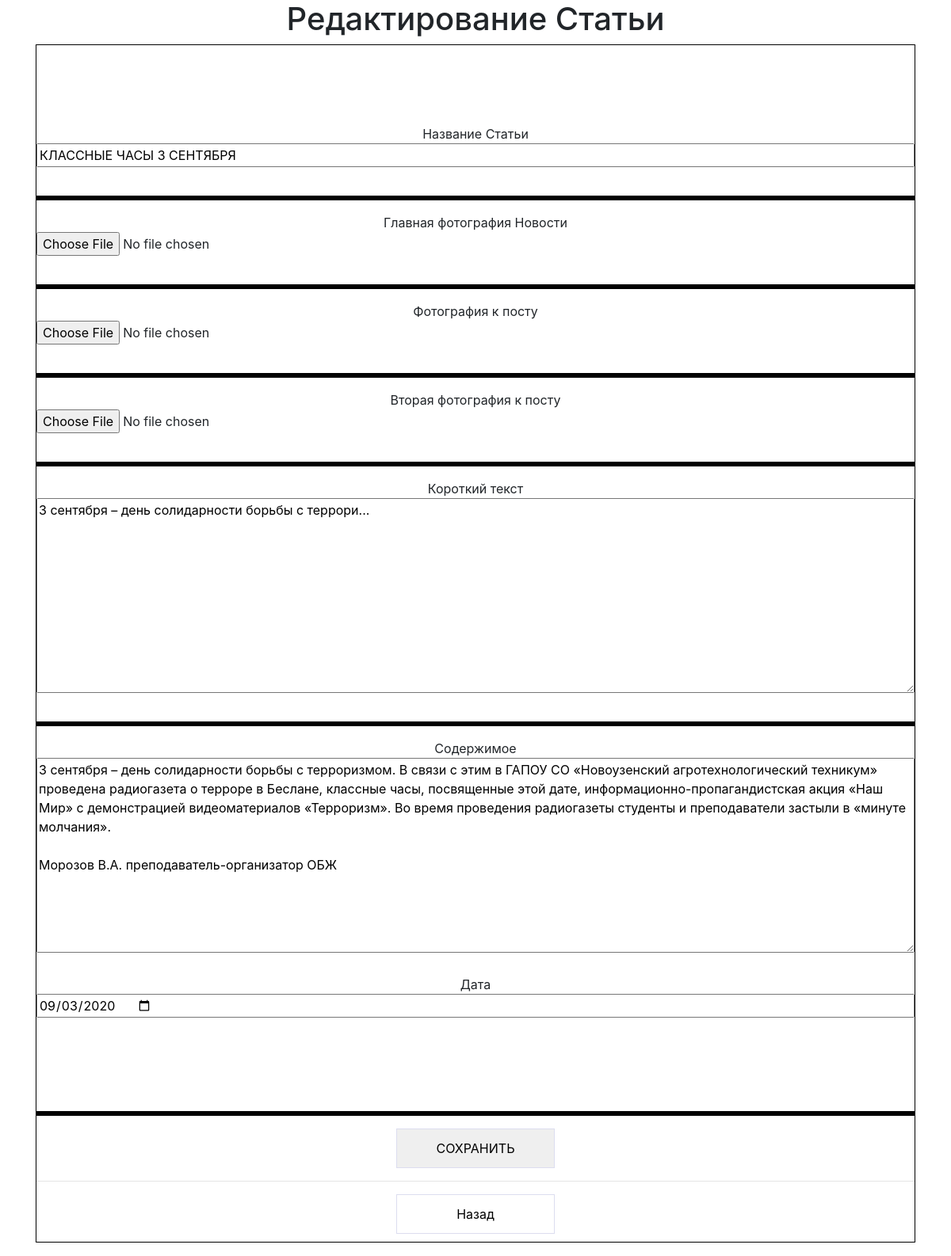
/admin/redact.php?id=28, run on the app's committed database.
### tables this page shows
CREATE TABLE `blog` (
  `id` int(11) NOT NULL,
  `title` varchar(50) NOT NULL,
  `imge` text NOT NULL,
  `imge2` text NOT NULL,
  `imge3` text NOT NULL,
  `introtext` varchar(244) NOT NULL,
  `fulltext` text NOT NULL,
  `datetime` date NOT NULL
);

### admin/redact.php (the view, shortened to what this page needs)
<!DOCTYPE html>
<html lang="en">
<head>
    <link rel="stylesheet" href="../assets/css/bootstrap.min.css">
    <link rel="stylesheet" href="../assets/css/style.css">
</head>
<body>
<?php
require '../database/connection.php';
$page = $_GET['id'];
?>
<div class="container">
    <div class="row">
        <div class="col-md-12 text-center">
            <h1>Редактирование Статьи</h1>
        </div>
    </div>
        <div class="form-add">
        <form method="post" action="edit.php" id="add-form" enctype="multipart/form-data">
 <?php
    $edit = $connection->query("SELECT  `title`,`introtext`, `fulltext`, `datetime` FROM `blog` WHERE id='$page'");
      $edit = $edit->FetchAll(PDO::FETCH_ASSOC);
          foreach ($edit as $row) :
             ?>
            <label for="">
                Название Cтатьи
                <input type="text" name="title" value="<?php echo  htmlspecialchars($row['title'])?>" class="form-item" autofocus required>
            </label>
            <hr class="line-add">
            <label for="">
                Главная фотография Новости
                <input type="file" name="imge1" class="form-item" autofocus value="<?php echo $row['imge']?>">
            </label>
            <hr class="line-add">
            <label for="">
                Фотография к посту
                <input type="file" name="imge2" class="form-item" autofocus value="<?php echo $row['imge2']?>">
            </label>
            <hr class="line-add">
            <label for="">
                Вторая фотография к посту
                <input type="file" name="imge3" class="form-item" autofocus value="<?php echo $row['imge3']?>">
            </label>
            <hr class="line-add">
            <label for="">
                Короткий текст
                <textarea cols="10" rows="10"  type="text" name="introtext" class="form-item"  autofocus required><?php echo ($row['introtext'])?></textarea>
            </label>
            <hr class="line-add">
            <label for="">
                Содержимое
                <textarea cols="10" rows="10" type="text" name="fulltext" class="form-item"  autofocus required><?php echo ($row['fulltext']) ?></textarea>
            </label>
            <label for="">
                Дата
                <input type="date" name="date" class="form-item" value="<?php echo $row['datetime'] ?>" autofocus required >
            </label>
            <hr class="line-add">
            <input type="submit" value="СОХРАНИТЬ" name="submit" class="btn-sub">
        <?php endforeach; ?>
            <hr>
            <a href="index.php" class="btn-back">Назад</a>
        </form>
        </div>
    </div>
</body>
</html>

### assets/css/style.css (style rules this page uses)
html { overflow-x: hidden; }
.form-add { border: 1px solid #000; padding-top: 100px; margin-bottom: 50px; padding-bottom: 10px; }
.form-add #add-form { width: 100%; height: 100%; margin: 0 auto; }
.form-add #add-form .btn-sub { margin: 0 auto; border: 1px solid #dcddef; width: 200px; height: 50px; color: #000; cursor: pointer; }
.form-add #add-form label { display: -webkit-box; display: -ms-flexbox; display: flex; -webkit-box-orient: vertical; -webkit-box-direction: normal; -ms-flex-direction: column; flex-direction: column; padding-bottom: 20px; width: 100%; text-align: center; }
.form-add #add-form input { display: -webkit-box; display: -ms-flexbox; display: flex; }
.form-add .line-add { background-color: #000; height: 5px; }
.form-add .btn-back { display: -webkit-box; display: -ms-flexbox; display: flex; -webkit-box-pack: center; -ms-flex-pack: center; justify-content: center; -webkit-box-align: center; -ms-flex-align: center; align-items: center; margin: 0 auto; border: 1px solid #dcddef; height: 50px; width: 200px; color: #000; cursor: pointer; }

### data on the page
blog: title "КЛАССНЫЕ ЧАСЫ 3 СЕНТЯБРЯ", introtext "3 сентября – день солидарности борьбы с террори...", fulltext "3 сентября – день солидарности борьбы с терроризмом. В связи с этим в ГАПОУ СО «Новоузенский агротехнологический техникум» проведена радиогазета о терроре в Беслане, классные часы, посвященные этой дате, информационно-пропагандистская акция «Наш Мир» с демонстрацией видеоматериалов «Терроризм». Во время проведения радиогазеты студенты и преподаватели застыли в «минуте молчания». Морозов В.А. преподаватель-организатор ОБЖ", date "09/03/2020"
